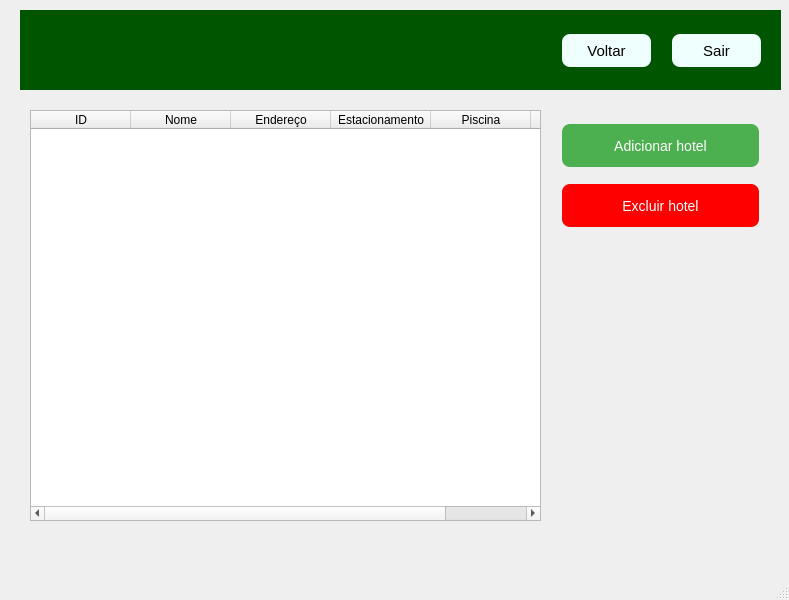
<?xml version="1.0" encoding="UTF-8"?>
<ui version="4.0">
 <class>MainWindow</class>
 <widget class="QMainWindow" name="MainWindow">
  <property name="geometry">
   <rect>
    <x>0</x>
    <y>0</y>
    <width>789</width>
    <height>600</height>
   </rect>
  </property>
  <property name="windowTitle">
   <string>MainWindow</string>
  </property>
  <widget class="QWidget" name="centralwidget">
   <widget class="QWidget" name="widget" native="true">
    <property name="geometry">
     <rect>
      <x>20</x>
      <y>10</y>
      <width>761</width>
      <height>80</height>
     </rect>
    </property>
    <property name="styleSheet">
     <string notr="true">background-color: rgb(0, 85, 0);</string>
    </property>
    <widget class="QPushButton" name="pushButton_sair">
     <property name="geometry">
      <rect>
       <x>650</x>
       <y>20</y>
       <width>93</width>
       <height>41</height>
      </rect>
     </property>
     <property name="styleSheet">
      <string notr="true">QPushButton {
           
	
	
	background-color: rgb(238, 255, 254);
           border: none;
           padding: 10px 20px;
           text-align: center;
           text-decoration: none;
           display: inline-block;
           font-size: 15px;
           margin: 4px 2px;
           cursor: pointer;
           border-radius: 8px;
        }
        QPushButton:hover {
          
	
	background-color: rgb(255, 255, 255);
        }</string>
     </property>
     <property name="text">
      <string>Sair</string>
     </property>
    </widget>
    <widget class="QPushButton" name="pushButton_voltar">
     <property name="geometry">
      <rect>
       <x>540</x>
       <y>20</y>
       <width>93</width>
       <height>41</height>
      </rect>
     </property>
     <property name="styleSheet">
      <string notr="true">QPushButton {
           
	
	
	background-color: rgb(238, 255, 254);
           border: none;
           padding: 10px 20px;
           text-align: center;
           text-decoration: none;
           display: inline-block;
           font-size: 15px;
           margin: 4px 2px;
           cursor: pointer;
           border-radius: 8px;
        }
        QPushButton:hover {
          
	
	background-color: rgb(255, 255, 255);
        }</string>
     </property>
     <property name="text">
      <string>Voltar</string>
     </property>
    </widget>
   </widget>
   <widget class="QTableWidget" name="tableWidget">
    <property name="geometry">
     <rect>
      <x>30</x>
      <y>110</y>
      <width>511</width>
      <height>411</height>
     </rect>
    </property>
    <column>
     <property name="text">
      <string>ID</string>
     </property>
    </column>
    <column>
     <property name="text">
      <string>Nome</string>
     </property>
    </column>
    <column>
     <property name="text">
      <string>Endereço</string>
     </property>
    </column>
    <column>
     <property name="text">
      <string>Estacionamento</string>
     </property>
    </column>
    <column>
     <property name="text">
      <string>Piscina</string>
     </property>
    </column>
    <column>
     <property name="text">
      <string>Link</string>
     </property>
    </column>
   </widget>
   <widget class="QPushButton" name="pushButton_add_hotel">
    <property name="geometry">
     <rect>
      <x>560</x>
      <y>120</y>
      <width>201</width>
      <height>51</height>
     </rect>
    </property>
    <property name="styleSheet">
     <string notr="true">QPushButton {
           background-color: #4CAF50;
           border: none;
           color: white;
           padding: 10px 20px;
           text-align: center;
           text-decoration: none;
           display: inline-block;
           font-size: 14px;
           margin: 4px 2px;
           cursor: pointer;
           border-radius: 8px;
        }
        QPushButton:hover {
           background-color: #45a049;
        }</string>
    </property>
    <property name="text">
     <string>Adicionar hotel</string>
    </property>
   </widget>
   <widget class="QPushButton" name="pushButton_excluir_hotel">
    <property name="geometry">
     <rect>
      <x>560</x>
      <y>180</y>
      <width>201</width>
      <height>51</height>
     </rect>
    </property>
    <property name="styleSheet">
     <string notr="true">QPushButton {
           
	background-color: rgb(255, 0, 0);
           border: none;
           color: white;
           padding: 10px 20px;
           text-align: center;
           text-decoration: none;
           display: inline-block;
           font-size: 14px;
           margin: 4px 2px;
           cursor: pointer;
           border-radius: 8px;
        }
        QPushButton:hover {
           
	
	background-color: rgb(195, 0, 0);
        }</string>
    </property>
    <property name="text">
     <string>Excluir hotel</string>
    </property>
   </widget>
  </widget>
  <widget class="QMenuBar" name="menubar">
   <property name="geometry">
    <rect>
     <x>0</x>
     <y>0</y>
     <width>789</width>
     <height>26</height>
    </rect>
   </property>
  </widget>
  <widget class="QStatusBar" name="statusbar"/>
 </widget>
 <resources/>
 <connections/>
</ui>
